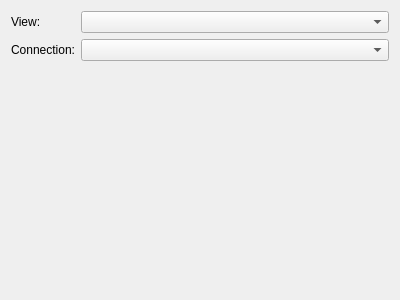
<?xml version="1.0" encoding="UTF-8"?>
<ui version="4.0">
 <class>ViewConfigurationWidget</class>
 <widget class="QWidget" name="ViewConfigurationWidget">
  <property name="geometry">
   <rect>
    <x>0</x>
    <y>0</y>
    <width>400</width>
    <height>300</height>
   </rect>
  </property>
  <property name="windowTitle">
   <string>Form</string>
  </property>
  <layout class="QFormLayout" name="formLayout">
   <item row="0" column="0">
    <widget class="QLabel" name="viewLabel">
     <property name="text">
      <string>View:</string>
     </property>
    </widget>
   </item>
   <item row="0" column="1">
    <widget class="QComboBox" name="viewComboBox"/>
   </item>
   <item row="1" column="0">
    <widget class="QLabel" name="connectionLabel">
     <property name="text">
      <string>Connection:</string>
     </property>
    </widget>
   </item>
   <item row="1" column="1">
    <widget class="QComboBox" name="connectionComboBox"/>
   </item>
  </layout>
 </widget>
 <resources/>
 <connections/>
</ui>
